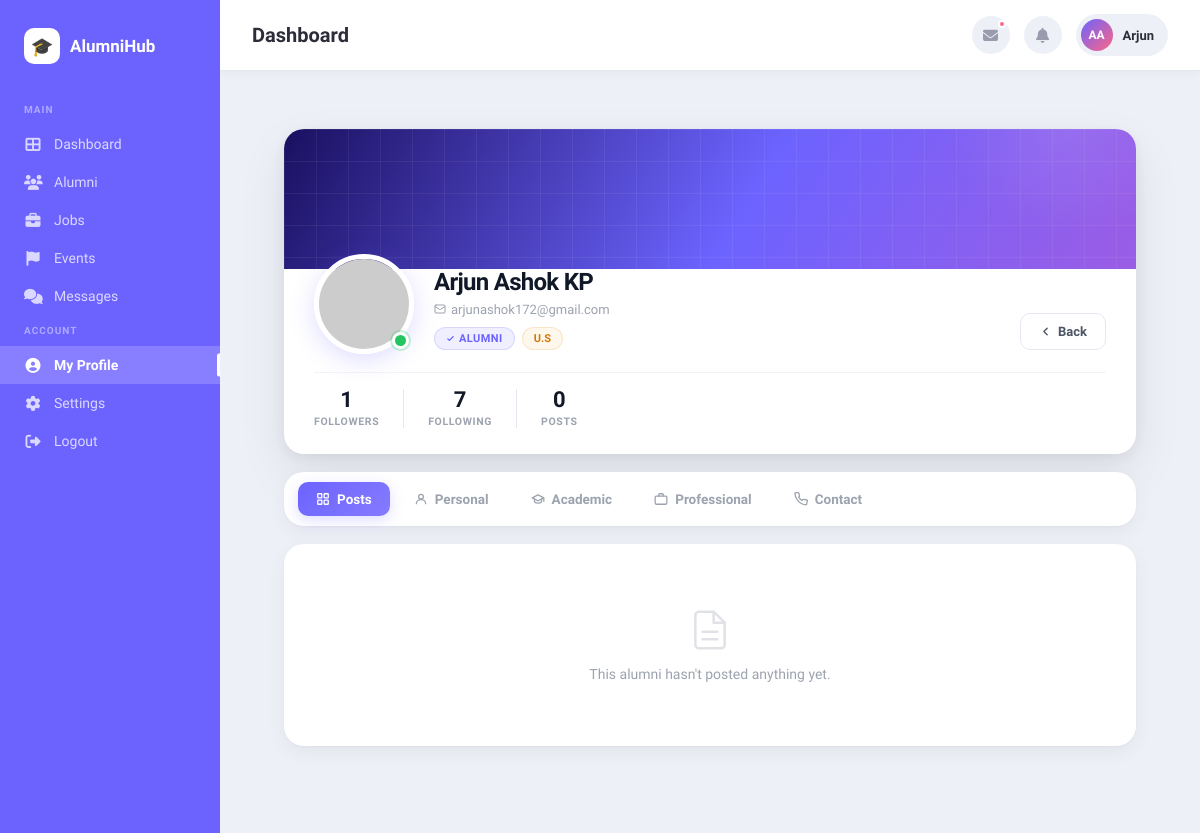
Before: /profile/2/ (signed in) with the older database file.
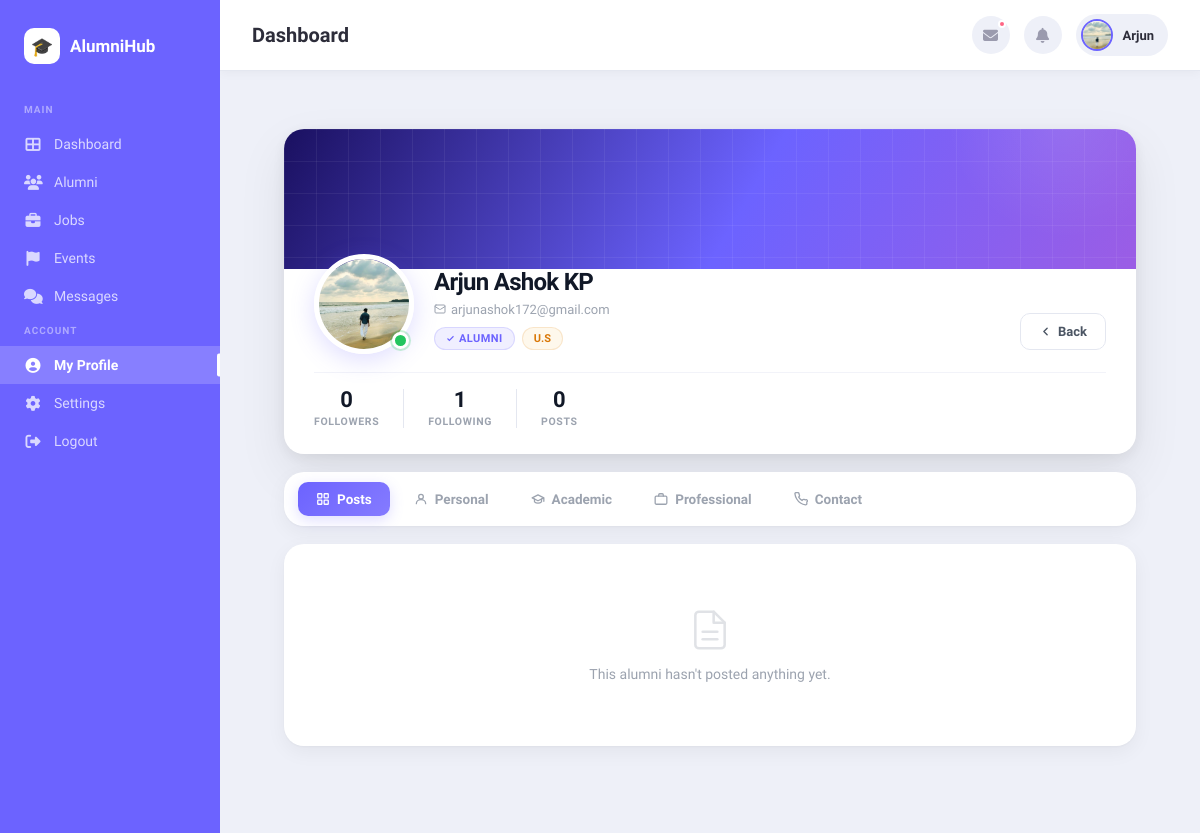
After: the same page with the newer database file.
### alumni_module/models.py (models this page shows, shortened)
class AlumniProfile(models.Model):
    user = models.OneToOneField(User, on_delete=models.CASCADE)
    first_name = models.CharField(max_length=100, blank=True)
    last_name = models.CharField(max_length=100, blank=True)
    gender = models.CharField(max_length=20, blank=True)
    date_of_birth = models.DateField(null=True, blank=True)
    photo = models.ImageField(upload_to='photos/', null=True, blank=True)
    address = models.TextField(blank=True)
    city = models.CharField(max_length=100, blank=True)
    state = models.CharField(max_length=100, blank=True)
    country = models.CharField(max_length=100, blank=True)
    postal_code = models.CharField(max_length=20, blank=True)

### alumni_module/views.py (the view)
# urls.py: path('profile/<int:user_id>/', views.view_profile, name='view_profile'),
@login_required
def view_profile(request, user_id):
    approved = SystemMetadata.objects.filter(
        user_id=user_id,
        status="APPROVED"
    ).first()
    if not approved:
        return redirect('alumni_list')
    profile = AlumniProfile.objects.filter(user_id=user_id).first()
    academic = AcademicDetails.objects.filter(user_id=user_id).first()
    professional = ProfessionalDetails.objects.filter(user_id=user_id).first()
    contact = ContactDetails.objects.filter(user_id=user_id).first()
    is_following = Connection.objects.filter(
        follower=request.user,
        following_id=user_id
    ).exists()
    followers_count = Connection.objects.filter(
        following_id=user_id
    ).count()
    following_count = Connection.objects.filter(
        follower_id=user_id
    ).count()
    posts_count = Post.objects.filter(
        user_id=user_id
    ).count()
    user_posts = Post.objects.filter(
        user_id=user_id
    ).order_by("-created_at")
    return render(request, 'alumni/view_profile.html', {
        'profile': profile,
        'academic': academic,
        'professional': professional,
        'contact': contact,
        'is_following': is_following,
        'followers_count': followers_count,
        'following_count': following_count,
        'posts_count': posts_count,
        'user_posts': user_posts,
    })

### templates/alumni/view_profile.html (shortened to what the changed rows need)
{% extends "base_dashboard.html" %}
{% block content %}
<div class="pv">
  <div class="pv-hero">
    <div class="pv-body">
      <div class="pv-profile-row">
        <div class="pv-left">
          <div class="pv-av-wrap">
            {% if profile and profile.photo %}
              <img class="pv-av" src="{{ profile.photo.url }}" alt="">
            {% else %}
              <img class="pv-av"
                   src="https://ui-avatars.com/api/?name={{ profile.first_name|default:''|urlencode }}+{{ profile.last_name|default:''|urlencode }}&background=6C63FF&color=ffffff&bold=true&size=200"
                   alt="">
            {% endif %}
            <div class="pv-av-dot"></div>
          </div>
          <div class="pv-info">
            <div class="pv-name">{{ profile.first_name|default:"" }} {{ profile.last_name|default:"" }}</div>
            <div class="pv-email">
              <svg width="12" height="12" viewBox="0 0 24 24" fill="none" stroke="currentColor" stroke-width="2" stroke-linecap="round" stroke-linejoin="round"><rect x="2" y="4" width="20" height="16" rx="2"/><path d="m22 7-8.97 5.7a1.94 1.94 0 0 1-2.06 0L2 7"/></svg>
              {{ profile.user.email|default:"—" }}
            </div>
            <div class="pv-chips">
              <span class="chip chip-indigo">
              </span>
              {% if professional.current_designation %}
                <span class="chip chip-amber">{{ professional.current_designation }}</span>
              {% endif %}
            </div>
          </div>
        </div>
      </div>
      <div class="pv-stats">
        <div class="pv-stat">
          <div class="pv-stat-n">{{ followers_count }}</div>
          <div class="pv-stat-l">Followers</div>
        </div>
        <div class="pv-stat">
          <div class="pv-stat-n">{{ following_count }}</div>
          <div class="pv-stat-l">Following</div>
        </div>
      </div>
    </div>
  </div>
</div>
{% endblock %}

### templates/base_dashboard.html (shortened to what this page needs)
{% load static %}
<!DOCTYPE html>
<html lang="en">
<head>
    <link href="https://cdnjs.cloudflare.com/ajax/libs/font-awesome/6.5.0/css/all.min.css" rel="stylesheet">
</head>
<body>
<aside class="sidebar">
    <div class="sidebar-logo">
        <div class="logo-icon">🎓</div>
        <span class="logo-text">AlumniHub</span>
    </div>
    <span class="nav-label">Main</span>
    <a href="{% url 'dashboard' %}" class="nav-item {% if request.resolver_match.url_name == 'dashboard' %}active{% endif %}">
        <i class="fas fa-th-large"></i> Dashboard
    </a>
    <a href="{% url 'alumni_list' %}" class="nav-item {% if request.resolver_match.url_name == 'alumni_list' %}active{% endif %}">
        <i class="fas fa-users"></i> Alumni
    </a>
    <a href="{% url 'jobs' %}"
    class="nav-item {% if request.resolver_match.url_name == 'jobs' %}active{% endif %}">
        <i class="fas fa-briefcase"></i> Jobs
    </a>
    <a href="{% url 'events' %}"
    class="nav-item {% if request.resolver_match.url_name == 'events' %}active{% endif %}">
        <i class="fas fa-flag"></i> Events
    </a>
    <a href="{% url 'messages' %}"
    class="nav-item {% if request.resolver_match.url_name == 'messages' or request.resolver_match.url_name == 'messages_conv' %}active{% endif %}">
        <i class="fas fa-comments"></i> Messages
    </a>
    <span class="nav-label" style="margin-top:10px;">Account</span>
    <a href="{% url 'view_profile' request.user.id %}" class="nav-item {% if request.resolver_match.url_name == 'view_profile' %}active{% endif %}">
        <i class="fas fa-user-circle"></i> My Profile
    </a>
    <a href="{% url 'edit_profile' %}" class="nav-item {% if request.resolver_match.url_name == 'edit_profile' %}active{% endif %}">
        <i class="fas fa-cog"></i> Settings
    </a>
    <a href="{% url 'logout' %}" class="nav-item">
        <i class="fas fa-sign-out-alt"></i> Logout
    </a>
</aside>
<div class="main-wrapper">
<div class="topbar">
    <h1 class="page-title">{% block page_title %}Dashboard{% endblock %}</h1>
    <div class="topbar-right">
        <div class="topbar-icon">
            <i class="fas fa-envelope"></i>
            <span class="badge-dot"></span>
        </div>
        <div class="topbar-icon notif-wrapper">
            <i class="fas fa-bell" id="notifBell"></i>
        </div>
        <div class="user-pill">
            {% if profile and profile.photo %}
                <img src="{{ profile.photo.url }}" class="user-avatar-sm" alt="avatar">
            {% else %}
                <div class="user-avatar-init">
                    {% if profile %}
                        {{ profile.first_name|first|upper }}{{ profile.last_name|first|upper }}
                    {% else %}
                        AU
                    {% endif %}
                </div>
            {% endif %}
            <span class="user-name">
                {% if profile %}{{ profile.first_name }}{% else %}User{% endif %}
            </span>
        </div>
    </div>
</div>
    <div class="page-content">
        {% block content %}{% endblock %}
    </div>
</div>
</body>
</html>

Changed rows visible on the page:
changed AlumniProfile "Arjun": photo: picture added; photo empty → "photos/IMG_3214.JPG" (drawn); first_name|first "A" → (not shown); last_name|first "A" → (not shown)
Other visible differences:
{{ followers_count }}: "1" → "0"
{{ following_count }}: "7" → "1"
